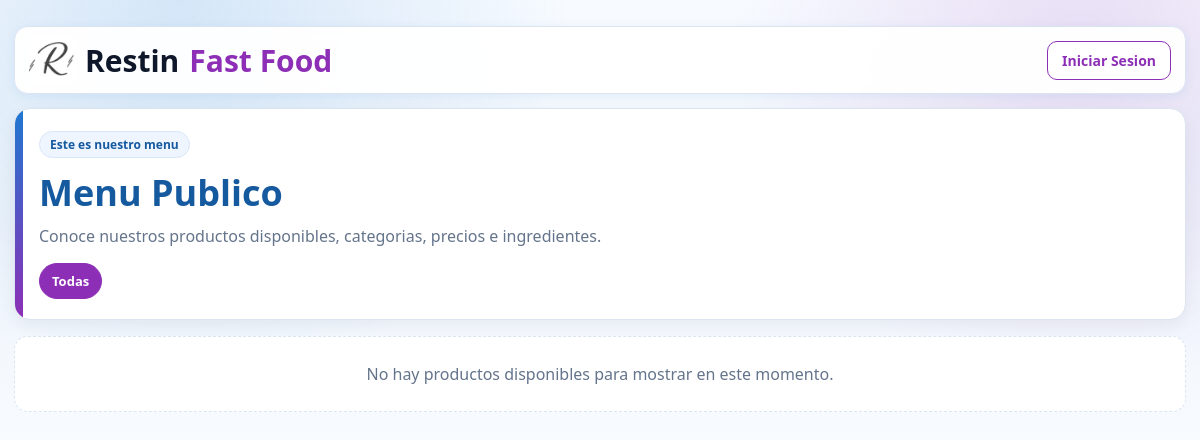
The app's page /?categoria=6, older data.
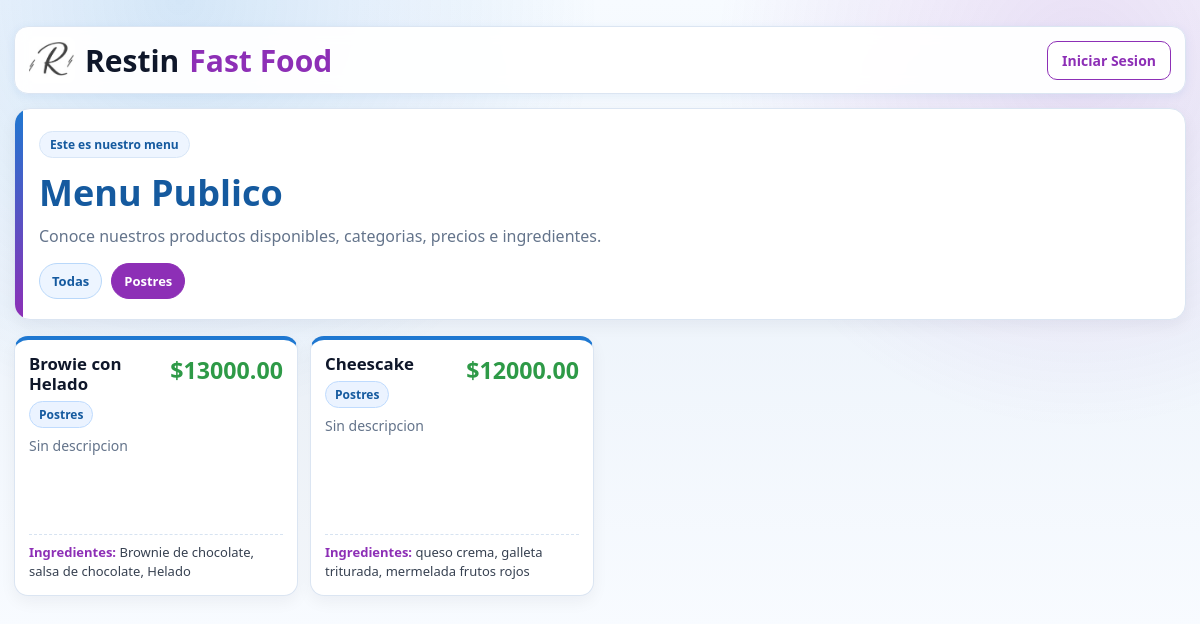
The same page, newer data.
### products/models.py (models this page shows, shortened)
class Categoria(models.Model):
    nombre = models.CharField(max_length=100, unique=True)

class Producto(models.Model):
    nombre = models.CharField(max_length=100, unique=True)
    descripcion = models.TextField(blank=True, null=True)
    categoria = models.ForeignKey(Categoria, on_delete=models.CASCADE, related_name="productos")
    precio = models.DecimalField(max_digits=10, decimal_places=2)
    imagen = models.ImageField(upload_to='productos/', blank=True, null=True)
    ingredientes = models.ManyToManyField(Ingrediente, blank=True, related_name="productos")
    disponible = models.BooleanField(default=True, help_text="¿El producto está activo para ventas?")

class ProductoIngrediente(models.Model):
    producto = models.ForeignKey(Producto, on_delete=models.CASCADE)
    ingrediente = models.ForeignKey(Ingrediente, on_delete=models.CASCADE)
    cantidad = models.PositiveIntegerField(default=1, help_text="Cantidad de ingrediente necesaria por unidad de producto")
    class Meta:
        unique_together = ('producto', 'ingrediente')

class Ingrediente(models.Model):
    UNIDAD_CHOICES = [
        ('unidad', 'Unidad'),
        ('gramo', 'Gramo'),
        ('kilogramo', 'Kilogramo'),
        ('mililitro', 'Mililitro'),
        ('litro', 'Litro'),
        ('porcion', 'Porción'),
    ]
    nombre = models.CharField(max_length=100, unique=True)
    stock = models.PositiveIntegerField(default=0, help_text="Cantidad disponible en inventario")
    unidad_medida = models.CharField(max_length=20, choices=UNIDAD_CHOICES, default='unidad')

### ventas/views.py (the view)
# urls.py: path('', PublicMenuView.as_view(), name='public_menu'),
class PublicMenuView(ListView):
    model = Producto
    template_name = 'ventas/public_menu.html'
    context_object_name = 'productos'
    def get_queryset(self):
        from django.db.models import F, OuterRef, Exists
        from products.models import ProductoIngrediente
        queryset = super().get_queryset().filter(disponible=True).select_related('categoria').prefetch_related(
            'productoingrediente_set__ingrediente',
            'ingredientes',
        )
        categoria_id = self.request.GET.get('categoria')
        if categoria_id:
            queryset = queryset.filter(categoria_id=categoria_id)
        queryset = queryset.filter(productoingrediente__isnull=False).distinct()
        pi_sub = ProductoIngrediente.objects.filter(
            producto=OuterRef('pk'),
            ingrediente__stock__lt=F('cantidad')
        )
        queryset = queryset.annotate(
            tiene_faltante=Exists(pi_sub)
        ).filter(tiene_faltante=False)
        return queryset.order_by('categoria__nombre', 'nombre')
    def get_context_data(self, **kwargs):
        context = super().get_context_data(**kwargs)
        context['categorias'] = Categoria.objects.filter(productos__in=context['productos']).distinct().order_by('nombre')
        context['productos_total'] = context['productos'].count()
        categoria_id = self.request.GET.get('categoria')
        if categoria_id:
            try:
                context['categoria_seleccionada'] = Categoria.objects.get(id=categoria_id)
            except Categoria.DoesNotExist:
                pass
        return context

### ventas/templates/ventas/public_menu.html (shortened to what this page needs)
{% load static %}
<!DOCTYPE html>
<html lang="es">
<head>
</head>
<body>
    <div class="wrap">
        <header class="topbar">
            <div class="brand">
                <img class="brand-logo" src="{% static 'ventas/restin2.jpeg' %}?v=20260513" alt="Restin logo">
                Restin <span>Fast Food</span>
            </div>
            <a class="btn-login" href="/login/">Iniciar Sesion</a>
        </header>
        <section class="hero" id="menu">
            <div class="hero-badge">Este es nuestro menu</div>
            <h1>Menu Publico</h1>
            <p>Conoce nuestros productos disponibles, categorias, precios e ingredientes.</p>
            <div class="chips">
                <a href="/" class="chip {% if not categoria_seleccionada %}active{% endif %}">Todas</a>
                {% for categoria in categorias %}
                    <a href="/?categoria={{ categoria.id }}" class="chip {% if categoria_seleccionada and categoria_seleccionada.id == categoria.id %}active{% endif %}">{{ categoria.nombre }}</a>
                {% endfor %}
            </div>
        </section>
        {% if productos %}
            <section class="grid" aria-label="Menu visual de productos">
                {% for producto in productos %}
                    <article class="card">
                        <div class="card-head">
                            <div class="card-title-wrap">
                                <div class="name">{{ producto.nombre }}</div>
                                <span class="cat">{{ producto.categoria.nombre }}</span>
                            </div>
                            <div class="price">${{ producto.precio }}</div>
                        </div>
                        <p class="desc">{% if producto.descripcion %}{{ producto.descripcion }}{% else %}Sin descripcion{% endif %}</p>
                        <div class="ingredients">
                            <strong>Ingredientes:</strong>
                            {% if producto.productoingrediente_set.all %}
                                {% for pi in producto.productoingrediente_set.all %}
                                    {{ pi.ingrediente.nombre }}{% if not forloop.last %}, {% endif %}
                                {% endfor %}
                            {% elif producto.ingredientes.all %}
                                {% for ingrediente in producto.ingredientes.all %}
                                    {{ ingrediente.nombre }}{% if not forloop.last %}, {% endif %}
                                {% endfor %}
                            {% else %}
                                Sin ingredientes registrados
                            {% endif %}
                        </div>
                    </article>
                {% endfor %}
            </section>
        {% else %}
            <section class="empty">
                No hay productos disponibles para mostrar en este momento.
            </section>
        {% endif %}
    </div>
</body>
</html>

Row changes from the older to the newer data that the page shows:
added Categoria: nombre "Postres"
added Producto: nombre "Browie con Helado", categoria.nombre "Postres", precio "13000.00", descripcion "Sin descripcion"
added ProductoIngrediente: ingrediente.nombre "Brownie de chocolate", shown under "Browie con Helado"
added ProductoIngrediente: ingrediente.nombre "salsa de chocolate", shown under "Browie con Helado"
added ProductoIngrediente: ingrediente.nombre "Helado", shown under "Browie con Helado"
added Producto: nombre "Cheescake", categoria.nombre "Postres", precio "12000.00", descripcion "Sin descripcion"
added ProductoIngrediente: ingrediente.nombre "queso crema", shown under "Cheescake"
added ProductoIngrediente: ingrediente.nombre "galleta triturada", shown under "Cheescake"
added ProductoIngrediente: ingrediente.nombre "mermelada frutos rojos", shown under "Cheescake"
Text that changed along with them:
text no longer shown: "No hay productos disponibles para mostrar en este momento."
